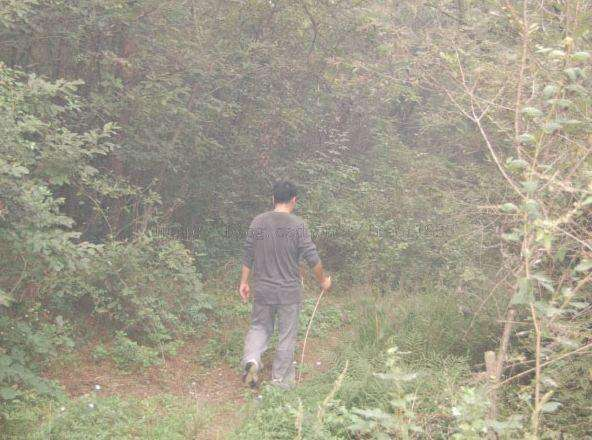
%> input picture 3_多尺度Retinex/test1.jpg, 592 x 440 px
$ octave --eval "result = W_contrast(imread('test1.jpg'));"   (GNU Octave 9; MATLAB toolbox functions it lacks are replaced by stand-ins)
%> lines starting %> are read from the running program, lines starting %| are printed output that depends on the picture
% W_con: Contrast weight map
function W_con = W_contrast(I)
    N                   = size(I,4);
%> N = 1
    contrast_window     = fspecial('gaussian',7,7/6);
    contrast_window     = contrast_window/sum(sum(contrast_window));
    warning('off');
    W_con               = zeros(size(I,1),size(I,2),N);
    for i = 1:N
        Ig              = double(rgb2gray(uint8(I(:,:,:,i))));
        mu              = imfilter(Ig,contrast_window,'replicate');
        mu_sq           = mu.*mu;
        sigma           = sqrt(abs(imfilter(Ig.*Ig,contrast_window,'replicate') - mu_sq));
        W_con(:,:,i)    = sigma./(max(max(sigma)));
        clear Ig mu mu_sq sigma;
    end
%> this loop made 1 pass
%> pass 1, in W_contrast, `Ig              = double(rgb2gray(uint8(I(:,:,:,i))));`:
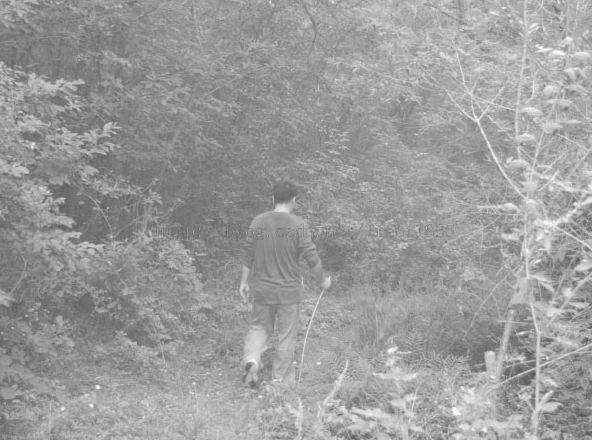
%> Ig: size 440x592 double; min 61, max 254, mean 155.7
%> pass 1, in W_contrast, `mu_sq           = mu.*mu;`:
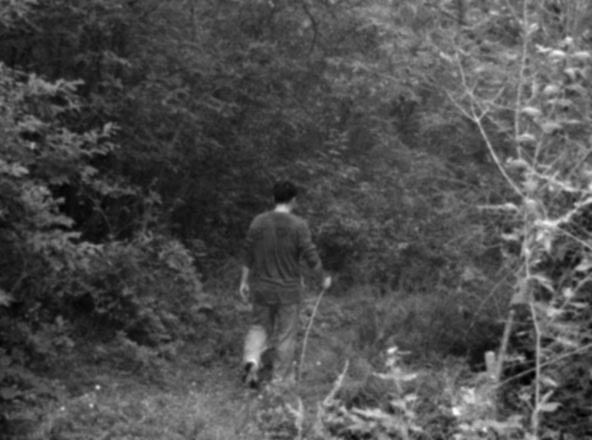
%> mu_sq: size 440x592 double; min 9346.6, max 59487.2, mean 24668.6; drawn with min black and max white
%> pass 1, in W_contrast, `sigma           = sqrt(abs(imfilter(Ig.*Ig,contrast_window,'replicate'..`:
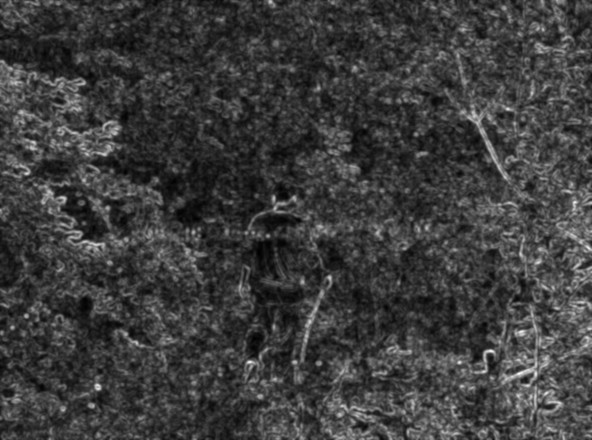
%> sigma: size 440x592 double; min 1.21, max 45.58, mean 11.9; drawn with min black and max white

$ run again, on 3_多尺度Retinex/test3.jpg
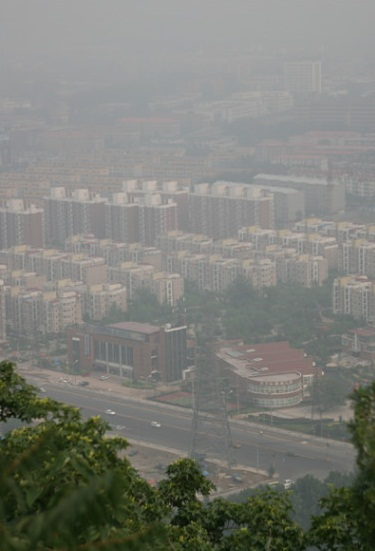
%> input picture 3_多尺度Retinex/test3.jpg, 375 x 551 px
%> the loop in W_contrast, `for i = 1:N` made 1 pass
%> pass 1, in W_contrast, `mu_sq           = mu.*mu;`:
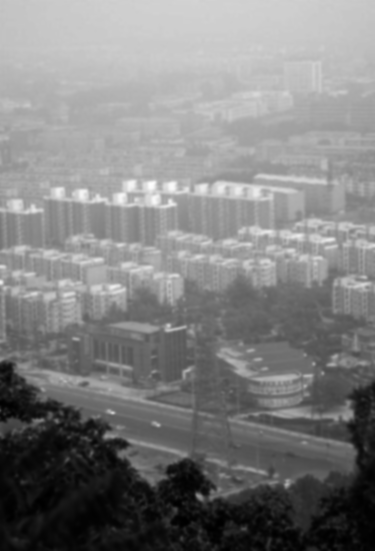
%> mu_sq: size 551x375 double; min 279.2, max 34007.6, mean 17256.8; drawn with min black and max white
%> pass 1, in W_contrast, `sigma           = sqrt(abs(imfilter(Ig.*Ig,contrast_window,'replicate'..`:
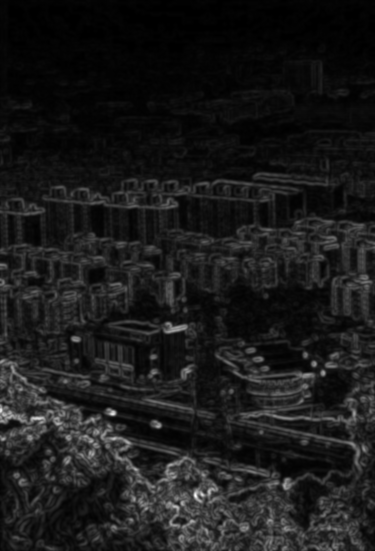
%> sigma: size 551x375 double; min 0, max 41.95, mean 4.4; drawn with min black and max white

$ run again, on 3_多尺度Retinex/test4.jpg
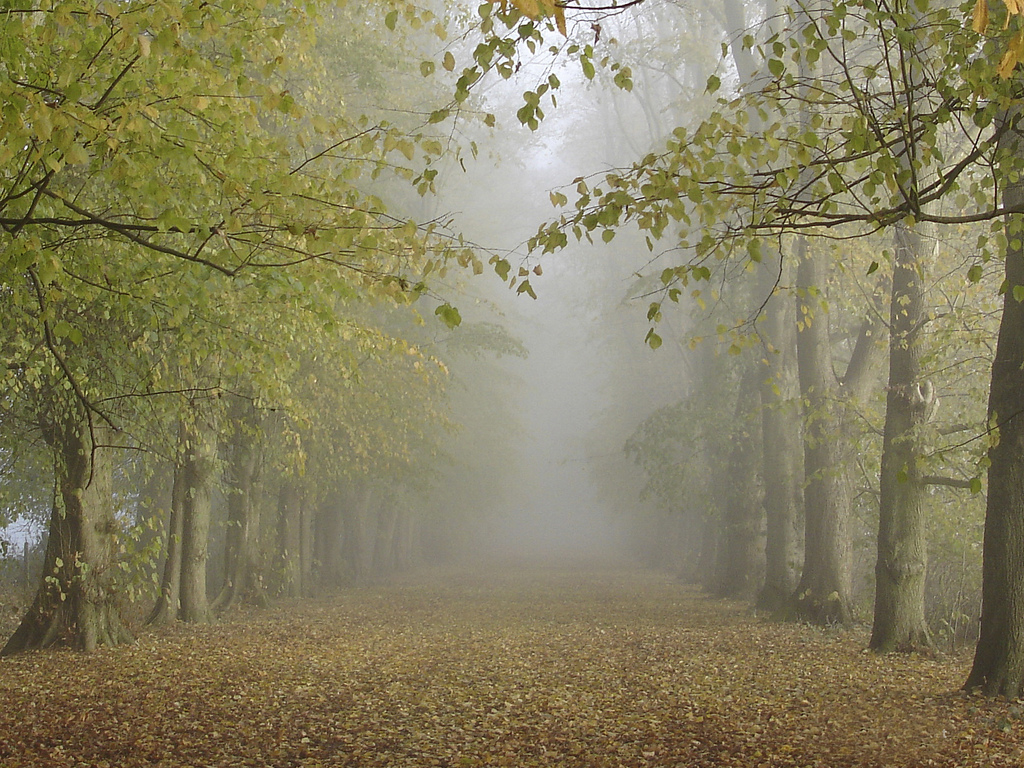
%> input picture 3_多尺度Retinex/test4.jpg, 1024 x 768 px
%> the loop in W_contrast, `for i = 1:N` made 1 pass
%> pass 1, in W_contrast, `mu_sq           = mu.*mu;`:
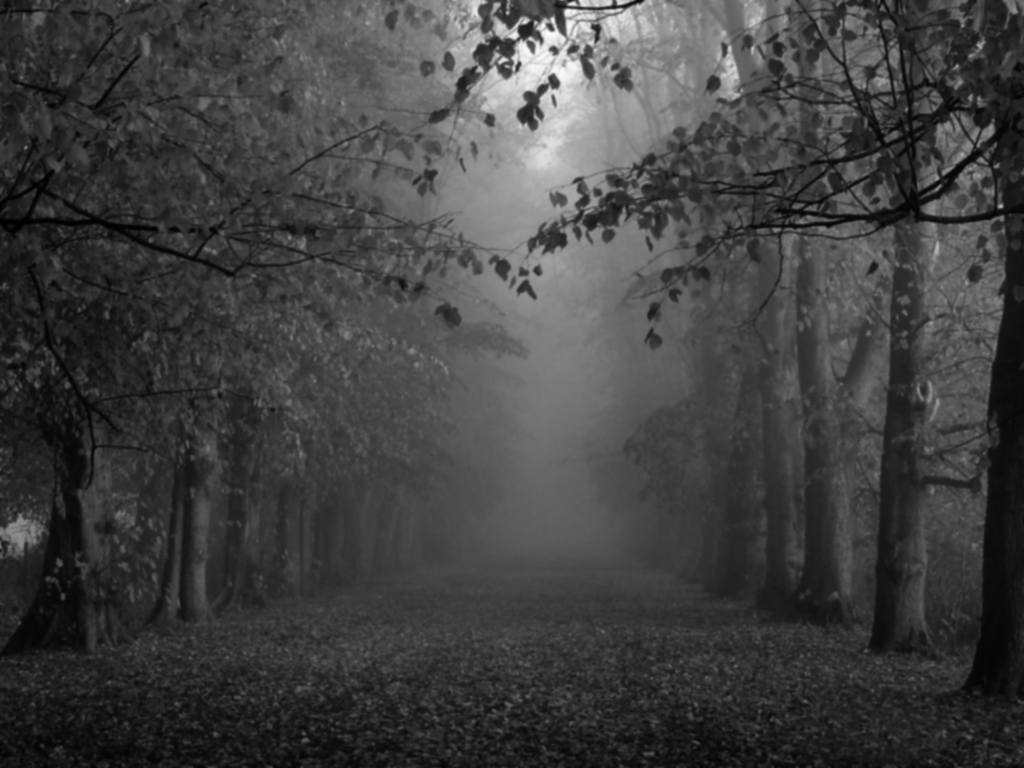
%> mu_sq: size 768x1024 double; min 1256.3, max 61953, mean 16728.9; drawn with min black and max white
%> pass 1, in W_contrast, `sigma           = sqrt(abs(imfilter(Ig.*Ig,contrast_window,'replicate'..`:
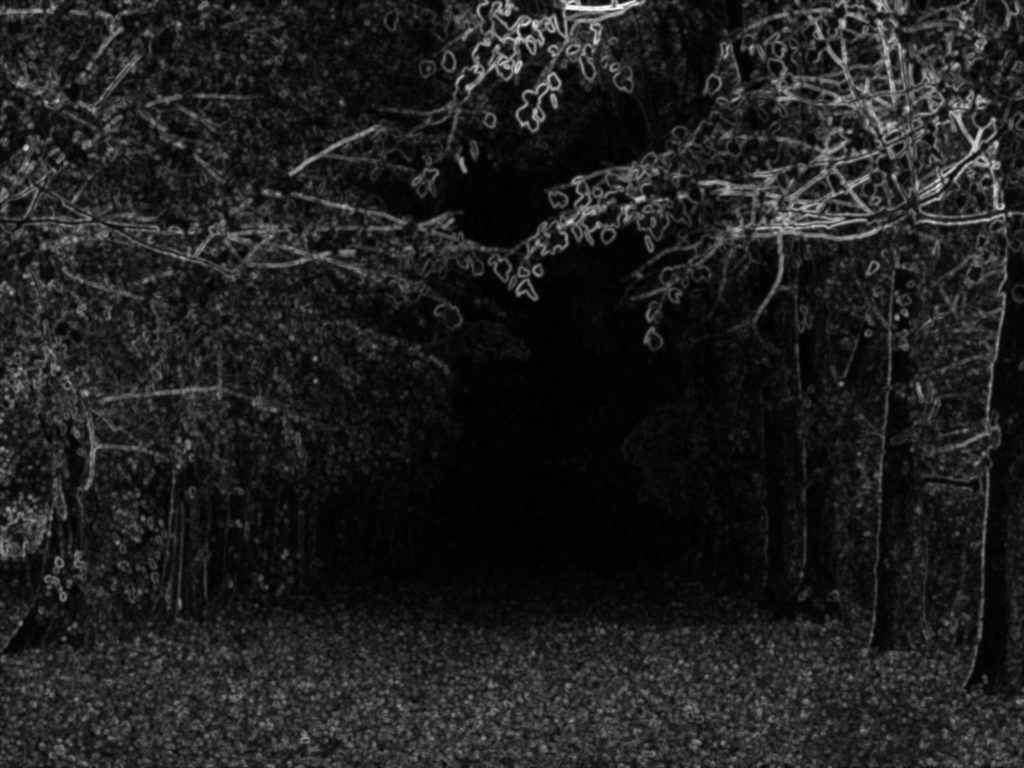
%> sigma: size 768x1024 double; min 0.431, max 96.5, mean 12.4; drawn with min black and max white

$ run again, on 3_多尺度Retinex/test5.jpg
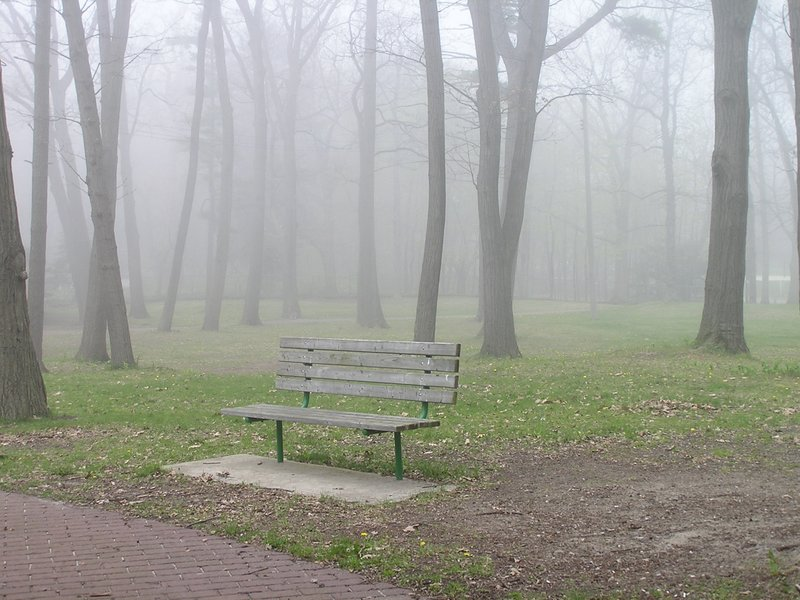
%> input picture 3_多尺度Retinex/test5.jpg, 800 x 600 px
%> the loop in W_contrast, `for i = 1:N` made 1 pass
%> pass 1, in W_contrast, `mu_sq           = mu.*mu;`:
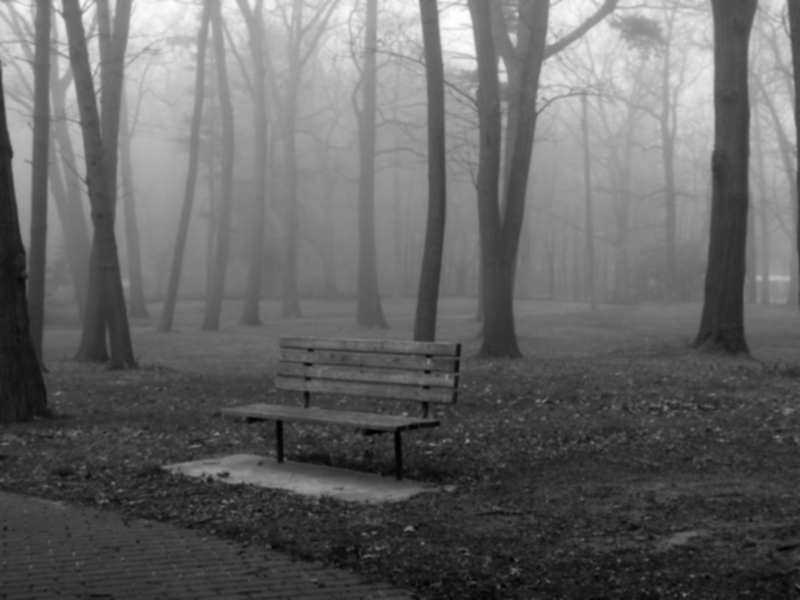
%> mu_sq: size 600x800 double; min 2804.1, max 62884.3, mean 26792.7; drawn with min black and max white
%> pass 1, in W_contrast, `sigma           = sqrt(abs(imfilter(Ig.*Ig,contrast_window,'replicate'..`:
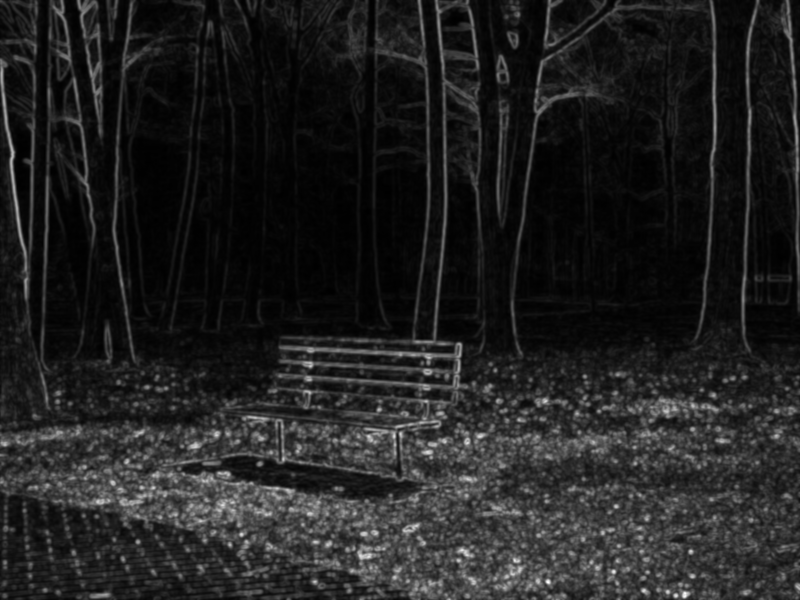
%> sigma: size 600x800 double; min 0, max 64.31, mean 8.5; drawn with min black and max white
